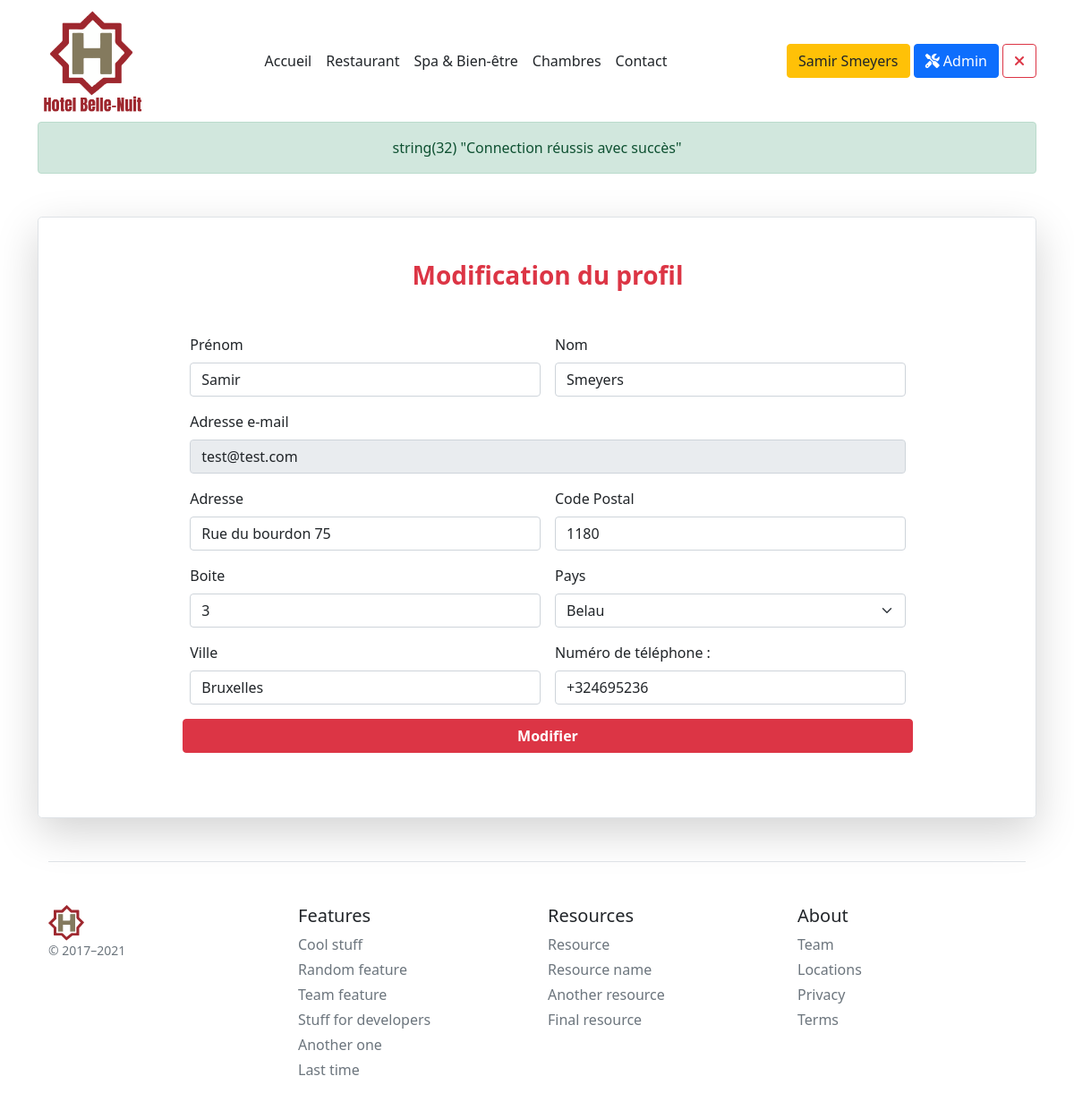
Before: /profil (signed in) with the older database file.
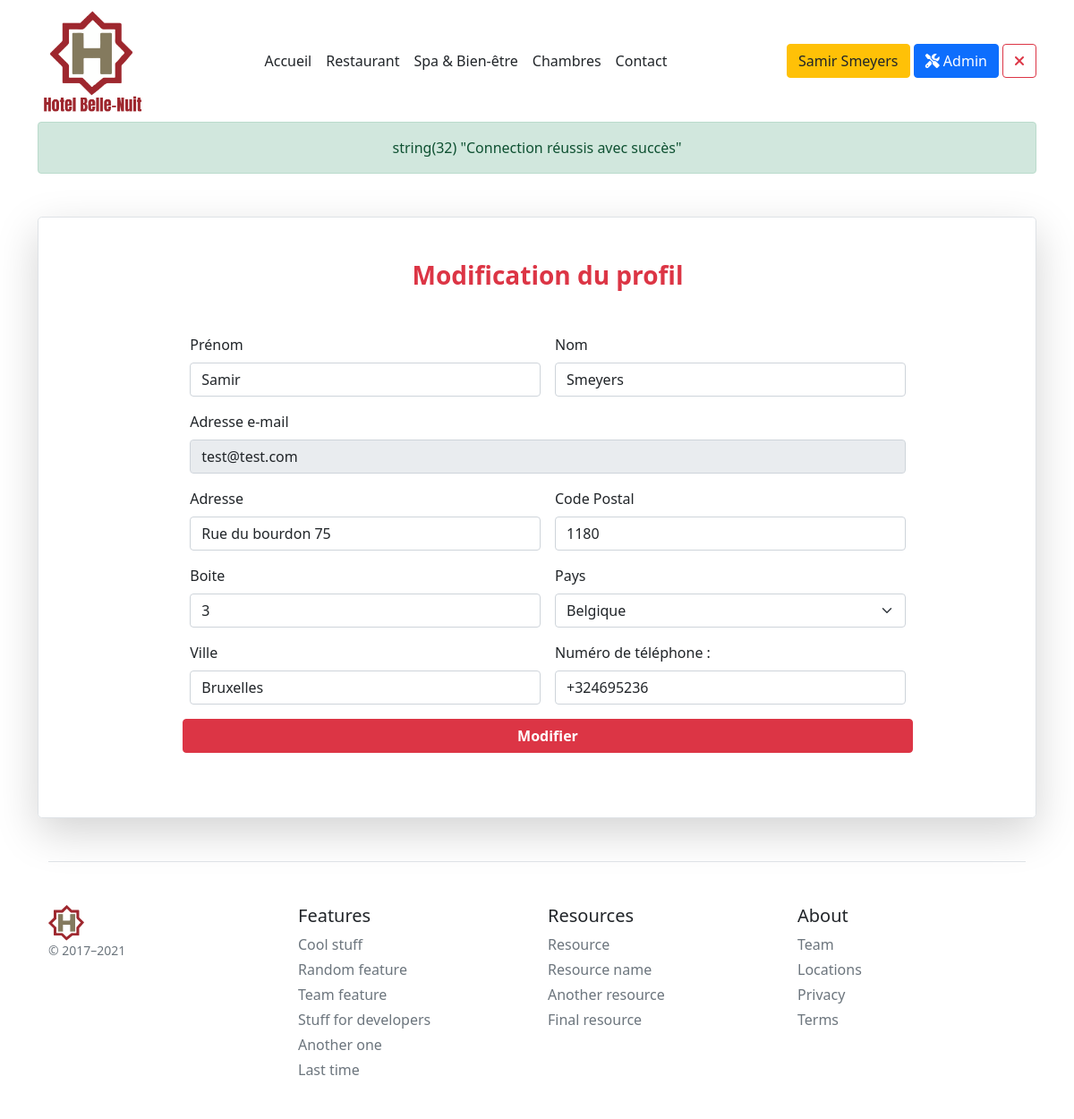
After: the same page with the newer database file.
### tables this page shows
CREATE TABLE `account` (
  `acc_id` int(11) NOT NULL,
  `acc_name` varchar(30) NOT NULL,
  `acc_surname` varchar(30) NOT NULL,
  `acc_address` varchar(30) NOT NULL,
  `acc_addressbox` int(11) NOT NULL,
  `acc_city` varchar(20) NOT NULL,
  `acc_codepostal` mediumint(9) NOT NULL,
  `acc_id_country` int(11) NOT NULL,
  `acc_phone` varchar(20) NOT NULL,
  `acc_email` varchar(30) NOT NULL,
  `acc_password` varchar(128) NOT NULL,
  `acc_code_activation` varchar(32) NOT NULL,
  `acc_admin` tinyint(1) NOT NULL,
  `acc_active` tinyint(1) NOT NULL
);

CREATE TABLE `country` (
  `country_id` int(11) NOT NULL,
  `country_code` varchar(2) DEFAULT NULL,
  `country_fr` varchar(100) DEFAULT NULL,
  `country_en` varchar(100) NOT NULL
);

### controllers/BackController.php (called while the page is built, shortened)
<?php
require_once("models/FrontManager.model.php");
require_once("models/AdminManager.model.php");
class BackController{
    private $frontManager;
    private $adminManager;
    public function __construct(){
        $this->frontManager = new FrontManager();
        $this->adminManager = new AdminManager();
    }
    private function genererPage($data){
        extract($data);
        require_once($view);
    }
    public function profil(){
        $profil = $this->adminManager->getProfil($_SESSION['idAccount']);
        $countrys = $this->frontManager->getCountryList();
        $data_page = [
            "page_description" => " Page de Profil",
            "page_title" => "",
            "countrys" => $countrys,
            "profil" => $profil,
            "view" => "views/main/back/profil.view.php",
            "template" => "views/main/common/__template_front.php"
        ];
        $this->genererPage($data_page);
    }
}

### models/Model.class.php (called while the page is built, shortened)
<?php
abstract class Model{
    private static $pdo;
    private static function setBdd(){
        self::$pdo = new PDO("mysql:host=localhost;dbname=hotel;charset=utf8", "root", "");
        self::$pdo->setAttribute(PDO::ATTR_ERRMODE, PDO::ERRMODE_WARNING);
    }
    protected function getBdd(){
        return self::$pdo;
    }
}

### models/AdminManager.model.php (called while the page is built, shortened)
<?php
require_once("Model.class.php");
class AdminManager extends Model
{
    public function getProfil($idAccount)
    {
        $stmt = $this->getBdd()->prepare('
        SELECT  *
        FROM `account`
        WHERE `acc_id`=  :idAccount LIMIT 1');
        $stmt->bindValue(":idAccount", $idAccount);
        $stmt->execute();
        $profil = $stmt->fetch(PDO::FETCH_ASSOC);
        return $profil;
    }
}

### models/FrontManager.model.php (called while the page is built, shortened)
<?php
require_once("Model.class.php");
class FrontManager extends Model
{
    public function getCountryList()
    {
        $stmt = $this->getBdd()->prepare('
        SELECT country_id, country_fr
        FROM country');
        $stmt->execute();
        $countrys = $stmt->fetchAll(PDO::FETCH_ASSOC);
        return $countrys;
    }
}

### views/main/back/profil.view.php (the view, shortened to what the changed rows need)
<div class="container my-5">
    <div class="row p-4 pb-0 pe-lg-0 pt-lg-5 align-items-center rounded-3 border shadow-lg">
        <div class="text-start ">
                <form class="w-75 mx-auto pb-5" method="post">
                    <h1 class="h3 mb-5 fw-normal text-center text-danger fw-bolder">Modification du profil</h1>
                    <div class="row g-3">
                        <div class="col-sm-6">
                            <label for="surname" class="form-label">Prénom</label>
                            <input type="text" class="form-control" id="surname"
                                   value="<?= $profil['acc_surname'] ?>" name="surname" required>
                        </div>
                        <div class="col-sm-6">
                            <label for="Name" class="form-label">Nom</label>
                            <input type="text" class="form-control" id="Name" value="<?= $profil['acc_name'] ?>"
                                   name="name" required>
                        </div>
                        <div class="col-12">
                            <label for="email" class="form-label">Adresse e-mail</label>
                            <input type="email" class="form-control" id="email" name="email" disabled
                                   value="<?= $profil['acc_email'] ?>">
                        </div>
                        <div class="col-6">
                            <label for="address" class="form-label">Adresse</label>
                            <input type="text" class="form-control" id="address" name="address"
                                   value="<?= $profil['acc_address'] ?>" required>
                        </div>
                        <div class="col-6">
                            <label for="codePostal" class="form-label">Code Postal</label>
                            <input type="text" class="form-control"  value="<?= $profil['acc_codepostal'] ?> " id="codePostal" name="codePostal" required>
                        </div>
                        <div class="col-6">
                            <label for="box" class="form-label">Boite</label>
                            <input type="text" class="form-control" id="box" name="box"  value="<?= $profil['acc_addressbox'] ?>" required>
                        </div>
                        <div class="col-6">
                            <label for="country" class="form-label">Pays</label>
                            <select class="form-select" id="country" name="country" required>
                                <?php
                                foreach ($countrys as $country) {
                                    echo '<option value="' . $country['country_id'] . '"' . (($country['country_id'] == $profil['acc_id_country']) ? ' selected' : '') . '>' . $country['country_fr'] . '</option>';
                                }
                                ?>
                            </select>
                        </div>
                        <div class="col-6">
                            <label for="city" class="form-label">Ville</label>
                            <input type="text" class="form-control" id="city" value="<?= $profil['acc_city'] ?>"
                                   name="city" required>
                        </div>
                        <div class="col-6">
                            <label for="tel" class="form-label">Numéro de téléphone :</label>
                            <input type="tel" class="form-control" name="phone" id="phone" value="<?= $profil['acc_phone'] ?>" placeholder="+32 123456789" pattern="^[+][0-9]{1,4}[0-9]{4,}$" required>
                        </div>
                </form>
        </div>
    </div>
</div>

Changed rows visible on the page:
changed account "Samir": country "Belau" → "Belgique"
